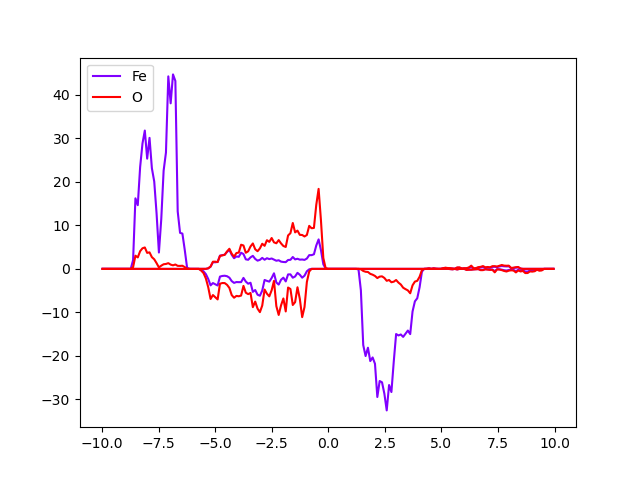

Generate this figure with Python:
from ase import Atoms
from ase.io import write
from ase.io import read
import matplotlib.pyplot as plt
import numpy as np
from matplotlib.pyplot import cm

filename1 = "DOSCAR"
filename2 = "POSCAR"

#function readposcar reads the poscar cartesian file and returns a list of atoms and lattice
def readposcar (file_in_name):
   #open the input file
  filein = open(file_in_name,'r')
  #create a list for atoms
  #readatoms = []
  #Iterate through lines
  lattice=[]
  elements = []
  newelements = []
  atoms = []
  numberofelements = []
  coordinates = []

  for i, line in enumerate(filein):
      if i == 0:
        newlineno=line
      elif i == 1:
        newlineno=line
      elif i == 2:
        newline=line.split()
        lattice.append(float(newline[0]))
      elif i == 3:
        newline=line.split()
        lattice.append(float(newline[1]))
      elif i == 4:
        newline=line.split()
        lattice.append(float(newline[2]))
      elif i == 5:
        elements = line.split()
      elif i == 6:
        numberofelements = line.split()
        i=0
        while i < len(elements):
            numberofelements[i]=float(numberofelements[i])
            i=i+1
      elif i == 7:
         newlineno=line
      else:
         newline=line.split()
         newvalue=[float(newline[0]), float(newline[1]), float(newline[2])]
         coordinates.append(newvalue)
  filein.close()
  for element in elements:
     j=0
     while j < numberofelements[elements.index(element)]:
        newelements.append(element)
        j=j+1 
  j=0
  while j < len(newelements):
     #newvalue=[newelements[j], coordinates[j][0], coordinates[j][1], coordinates[j][2]]
     atoms.append(newelements[j])
     #
     j=j+1 
  return atoms

#function totaldosS reads total spin polarized DOS
def totaldosS (file_in_name,atoms):
  #open the input file
  energy = []
  dosup = []
  dosdown = []
  atomsdosup = []
  atomsdosdown = []
  filein = open(file_in_name,'r')
  alllines = filein.readlines()
  newline = alllines[5].split()
  numberofstates = int(newline[2])
  fermi = float(newline[3])
  uplimit = 10
  downlimit = -10
  
  i=6
  while i <= 5+numberofstates:
     currentline = alllines[i].split()
     if float(currentline[0])-fermi > downlimit and float(currentline[0])-fermi < uplimit:
        energy.append(float(currentline[0])-fermi)
        dosup.append(float(currentline[1]))
        dosdown.append(-float(currentline[2]))
     i=i+1
  j=0
  while j < len(atoms):
     startingi = 5+numberofstates+2+j*(1+numberofstates)
     i=startingi
     newdosup = []
     newdosdown = []
     #print(i)
     while i < startingi+numberofstates:
        currentline = alllines[i].split()
        if float(currentline[0])-fermi > downlimit and float(currentline[0])-fermi < uplimit:
        #print(currentline)
           newdosup.append(float(currentline[1])+float(currentline[3])+float(currentline[5])+float(currentline[7])+float(currentline[9])+float(currentline[11])+float(currentline[13])+float(currentline[15])+float(currentline[17]))
           newdosdown.append(-float(currentline[2])-float(currentline[4])-float(currentline[6])-float(currentline[8])-float(currentline[10])-float(currentline[12])-float(currentline[14])-float(currentline[16])-float(currentline[18]))
        i=i+1
     atomsdosup.append(newdosup)
     atomsdosdown.append(newdosdown)
     j=j+1
  j=len(atoms)-1

  while j > 0:
     if atoms[j] == atoms[j-1]:
        atomsdosup[j-1]=[x + y for x, y in zip(atomsdosup[j], atomsdosup[j-1])]
        atomsdosup.pop(j)
        atomsdosdown[j-1]=[x + y for x, y in zip(atomsdosdown[j], atomsdosdown[j-1])]
        atomsdosdown.pop(j)
        atoms.pop(j)
        j=j-1
     else: 
      j=j-1



  j=0
#  plt.subplot(2, 1, 1)
  n=len(atoms)
  color = iter(cm.rainbow(np.linspace(0, 1, n)))
  while j < len(atoms):
    c = next(color)
    plt.plot(energy, atomsdosup[j], label=atoms[j], color=c)
    plt.plot(energy, atomsdosdown[j], color=c)    
    j=j+1 
  plt.legend(loc='upper left')

  plt.savefig('dos.png')

  #Close the file when you're done
  filein.close()

totaldosS(filename1,readposcar(filename2))
